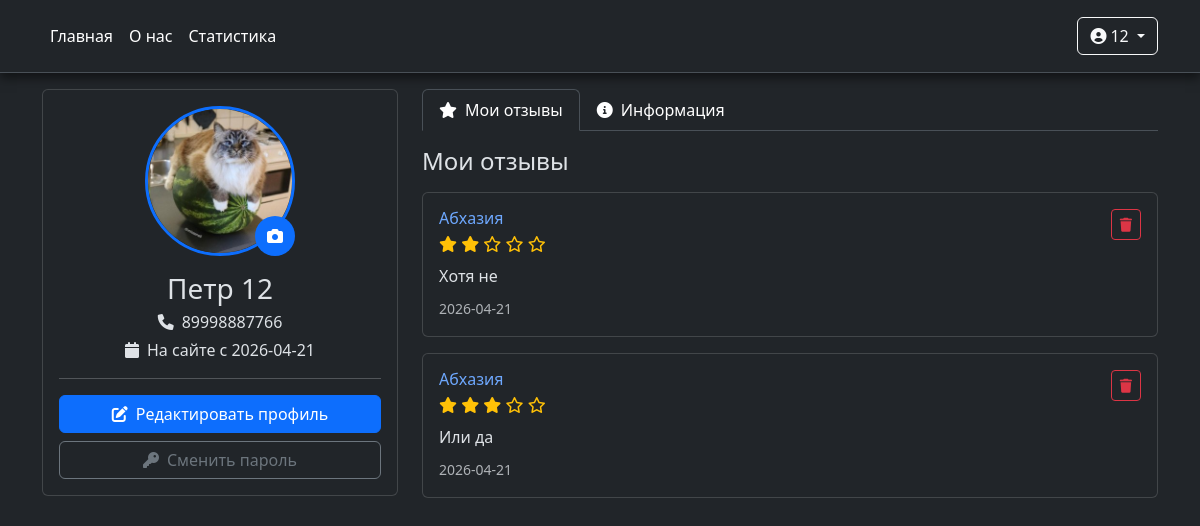
Screenshot of /profile (signed in) with the database file from the repository.
### tables this page shows
CREATE TABLE "Clients" (
	"id"	INTEGER NOT NULL UNIQUE,
	"surname"	TEXT NOT NULL,
	"name"	TEXT NOT NULL,
	"thname"	TEXT,
	"birthday"	DATE NOT NULL,
	"tnumber"	VARCHAR NOT NULL,
	"password"	INTEGER NOT NULL,
	"regdate"	DATE,
	"avatar"	TEXT,
	PRIMARY KEY("id" AUTOINCREMENT)
);

CREATE TABLE "reviews" (
	"id"	INTEGER NOT NULL UNIQUE,
	"tourid"	INTEGER NOT NULL,
	"clientid"	INTEGER NOT NULL,
	"stars"	INTEGER NOT NULL,
	"description"	TEXT,
	"date"	DATE NOT NULL,
	PRIMARY KEY("id" AUTOINCREMENT),
	FOREIGN KEY("clientid") REFERENCES "Clients"("id") ON UPDATE CASCADE ON DELETE CASCADE,
	FOREIGN KEY("tourid") REFERENCES "Tours"("id") ON UPDATE CASCADE ON DELETE CASCADE
);

CREATE TABLE "Tours" (
	"id"	INTEGER NOT NULL UNIQUE,
	"country"	TEXT NOT NULL,
	"agencyid"	INTEGER NOT NULL,
	"description"	TEXT,
	"duration"	TEXT NOT NULL,
	"price"	REAL NOT NULL,
	PRIMARY KEY("id" AUTOINCREMENT),
	FOREIGN KEY("agencyid") REFERENCES "Agency"("id") ON UPDATE CASCADE ON DELETE CASCADE
);

### main.py (the view)
@app.route('/profile')
def profile():
    if 'user_name' not in session:
        flash('Для доступа к профилю необходимо войти', 'warning')
        return redirect(url_for('login'))
    try:
        conn = sqlite3.connect('turhelp.db')
        conn.row_factory = sqlite3.Row  # Позволяет обращаться к полям по имени
        cursor = conn.cursor()
        cursor.execute("""
            SELECT id, name, surname, thname, birthday, tnumber, avatar, regdate
            FROM Clients
            WHERE name = ?
        """, (session['user_name'],))
        user_data = cursor.fetchone()
        if not user_data:
            flash('Пользователь не найден', 'danger')
            conn.close()
            return redirect(url_for('home'))
        user = {
            'id': user_data['id'],
            'name': user_data['name'],
            'surname': user_data['surname'],
            'thname': user_data['thname'] or '',
            'birthday': user_data['birthday'] or '',
            'tnumber': user_data['tnumber'],
            'avatar': user_data['avatar'] or '/static/images/default-avatar.png',
            'regdate': user_data['regdate']
        }
        cursor.execute("""
            SELECT r.id, r.stars, r.description, r.date, t.country, t.id as tour_id
            FROM reviews r
            JOIN Tours t ON r.tourid = t.id
            WHERE r.clientid = ?
            ORDER BY r.date DESC
        """, (user['id'],))
        reviews_data = cursor.fetchall()
        user_reviews = []
        for review in reviews_data:
            user_reviews.append({
                'id': review['id'],
                'stars': review['stars'],
                'description': review['description'],
                'date': review['date'],
                'country': review['country'],
                'tour_id': review['tour_id']
            })
        conn.close()
        return render_template("profile.html",
                               user=user,
                               reviews=user_reviews,
                               user_name=session['user_name'],
                               is_authenticated=True,
                               is_admin=session.get('is_admin', False))
    except Exception as e:
        app.logger.error(f"Error loading profile: {str(e)}")
        flash('Ошибка при загрузке профиля', 'danger')
        return redirect(url_for('home'))

### templates/profile.html (shortened to what this page needs)
<!DOCTYPE html>
<html lang="ru" class="h-100" data-bs-theme="dark">
<head>
    <link rel="stylesheet" href="{{ url_for('static', filename='css/main.css') }}">
	<link rel="stylesheet" href="{{ url_for('static', filename='css/profile.css') }}">
    <link rel="stylesheet" href="https://cdn.jsdelivr.net/npm/bootstrap@5.3.3/dist/css/bootstrap.min.css">
    <link rel="stylesheet" href="https://cdnjs.cloudflare.com/ajax/libs/font-awesome/6.0.0/css/all.min.css">
    <link rel="stylesheet" href="https://cdnjs.cloudflare.com/ajax/libs/cropperjs/1.6.1/cropper.min.css">
</head>
<body class="body d-flex flex-column h-100">
    <header class="header bg-dark sticky-top p-3 mb-3 border-bottom">
        <div class="container">
            <div class="d-flex flex-wrap align-items-center justify-content-center justify-content-lg-start">
                <ul class="nav col-12 col-lg-auto me-lg-auto mb-2 justify-content-center mb-md-0">
                    <li><a href="/" class="nav-link px-2 text-white">Главная</a></li>
                    <li><a href="/about" class="nav-link px-2 text-white">О нас</a></li>
                    <li><a href="/stats" class="nav-link px-2 text-white">Статистика</a></li>
                </ul>
                <div class="text-end">
                    {% if 'user_name' in session %}
                        <div class="dropdown d-inline-block">
                            <button class="btn btn-outline-light dropdown-toggle" type="button" data-bs-toggle="dropdown">
                                <i class="fas fa-user-circle me-1"></i>{{ session['user_name'] }}
                            </button>
                        </div>
                    {% else %}
                        <a href="{{ url_for('login') }}" class="btn btn-outline-light me-2">Войти</a>
                        <a href="{{ url_for('registrations') }}" class="btn btn-warning">Регистрация</a>
                    {% endif %}
                </div>
            </div>
        </div>
    </header>
    <main class="flex-shrink-0">
        <div class="container">
            <div class="row">
                <div class="col-md-4 mb-4">
                    <div class="card">
                        <div class="card-body text-center">
                            <div class="avatar-container mb-3">
                                <img src="{{ user.avatar }}" alt="Аватар" class="profile-avatar" id="main-avatar">
                                <div class="avatar-overlay" onclick="openAvatarEditor()">
                                    <i class="fas fa-camera"></i>
                                </div>
                            </div>
                            <h3 class="mb-1">{{ user.surname }} {{ user.name }}</h3>
                            <p class="mb-1">
                                <i class="fas fa-phone me-2"></i>{{ user.tnumber }}
                            </p>
                            <p class="mb-3">
                                <i class="fas fa-calendar me-2"></i>На сайте с {{ user.regdate }}
                            </p>
                            <hr>
                            <div class="d-grid gap-2">
                                <button class="btn btn-primary" onclick="openEditProfile()">
                                    <i class="fas fa-edit me-2"></i>Редактировать профиль
                                </button>
                                <button class="btn btn-outline-secondary" onclick="openChangePassword()">
                                    <i class="fas fa-key me-2"></i>Сменить пароль
                                </button>
                            </div>
                        </div>
                    </div>
                </div>
                <div class="col-md-8">
                    <ul class="nav nav-tabs mb-3" id="profileTabs" role="tablist">
                        <li class="nav-item" role="presentation">
                            <button class="nav-link active" id="reviews-tab" data-bs-toggle="tab" data-bs-target="#reviews" type="button" role="tab">
                                <i class="fas fa-star me-2"></i>Мои отзывы
                            </button>
                        </li>
                        <li class="nav-item" role="presentation">
                            <button class="nav-link" id="info-tab" data-bs-toggle="tab" data-bs-target="#info" type="button" role="tab">
                                <i class="fas fa-info-circle me-2"></i>Информация
                            </button>
                        </li>
                    </ul>
                    <div class="tab-content" id="profileTabsContent">
                        <div class="tab-pane fade show active" id="reviews" role="tabpanel">
                            <h4 class="mb-3">Мои отзывы</h4>
                            {% if reviews %}
                                {% for review in reviews %}
                                <div class="card mb-3 review-card">
                                    <div class="card-body">
                                        <div class="d-flex justify-content-between align-items-start">
                                            <div>
                                                <h6 class="mb-1">
                                                    <a href="{{ url_for('tour_page', tour_id=review.tour_id, name='', address='', country=review.country, duration='', price='', description='') }}" class="text-decoration-none">
                                                        {{ review.country }}
                                                    </a>
                                                </h6>
                                                <div class="mb-2">
                                                    {% for i in range(5) %}
                                                        {% if i < review.stars %}
                                                            <i class="fas fa-star text-warning"></i>
                                                        {% else %}
                                                            <i class="far fa-star text-warning"></i>
                                                        {% endif %}
                                                    {% endfor %}
                                                </div>
                                                <p class="mb-2">{{ review.description }}</p>
                                                <small class="text-muted">{{ review.date }}</small>
                                            </div>
                                            <button class="btn btn-sm btn-outline-danger" onclick="deleteMyReview({{ review.id }})">
                                                <i class="fas fa-trash"></i>
                                            </button>
                                        </div>
                                    </div>
                                </div>
                                {% endfor %}
                            {% else %}
                                <div class="alert alert-info">
                                    <i class="fas fa-info-circle me-2"></i>
                                    У вас пока нет отзывов. Оставьте отзыв о понравившемся туре!
                                </div>
                            {% endif %}
                        </div>
                    </div>
                </div>
            </div>
        </div>
    </main>
</body>
</html>

### static/css/main.css (style rules this page uses)
.header { position: sticky; top: 0; width: 100%; z-index: 1000; box-shadow: 0px 5px 10px 0px rgba(0, 0, 0, 0.5) }
body { overflow: hidden; height: 100%; font-family: Arial, sans-serif; margin: 0; }
.body { overflow: auto; }

### static/css/profile.css (style rules this page uses)
.profile-avatar { width: 150px; height: 150px; object-fit: cover; border-radius: 50%; border: 3px solid #0d6efd; cursor: pointer; transition: opacity 0.3s; }
.avatar-overlay { position: absolute; bottom: 0; right: 0; background: #0d6efd; color: white; width: 40px; height: 40px; border-radius: 50%; display: flex; align-items: center; justify-content: center; cursor: pointer; transition: background 0.3s; }
.avatar-container { position: relative; display: inline-block; }
.review-card { transition: transform 0.2s; }
.nav-tabs .nav-link { color: #fff; }
.nav-tabs .nav-link.active { background-color: #0d6efd; border-color: #0d6efd; color: white; }

### rows the page displays
Clients: avatar (picture), surname "Петр", name "12", tnumber "89998887766", regdate "2026-04-21"
reviews: country "Абхазия", stars 2 (drawn), description "Хотя не", date "2026-04-21"
reviews: country "Абхазия", stars 3 (drawn), description "Или да", date "2026-04-21"

### other values shown
{{ session['user_name'] }} "12"
